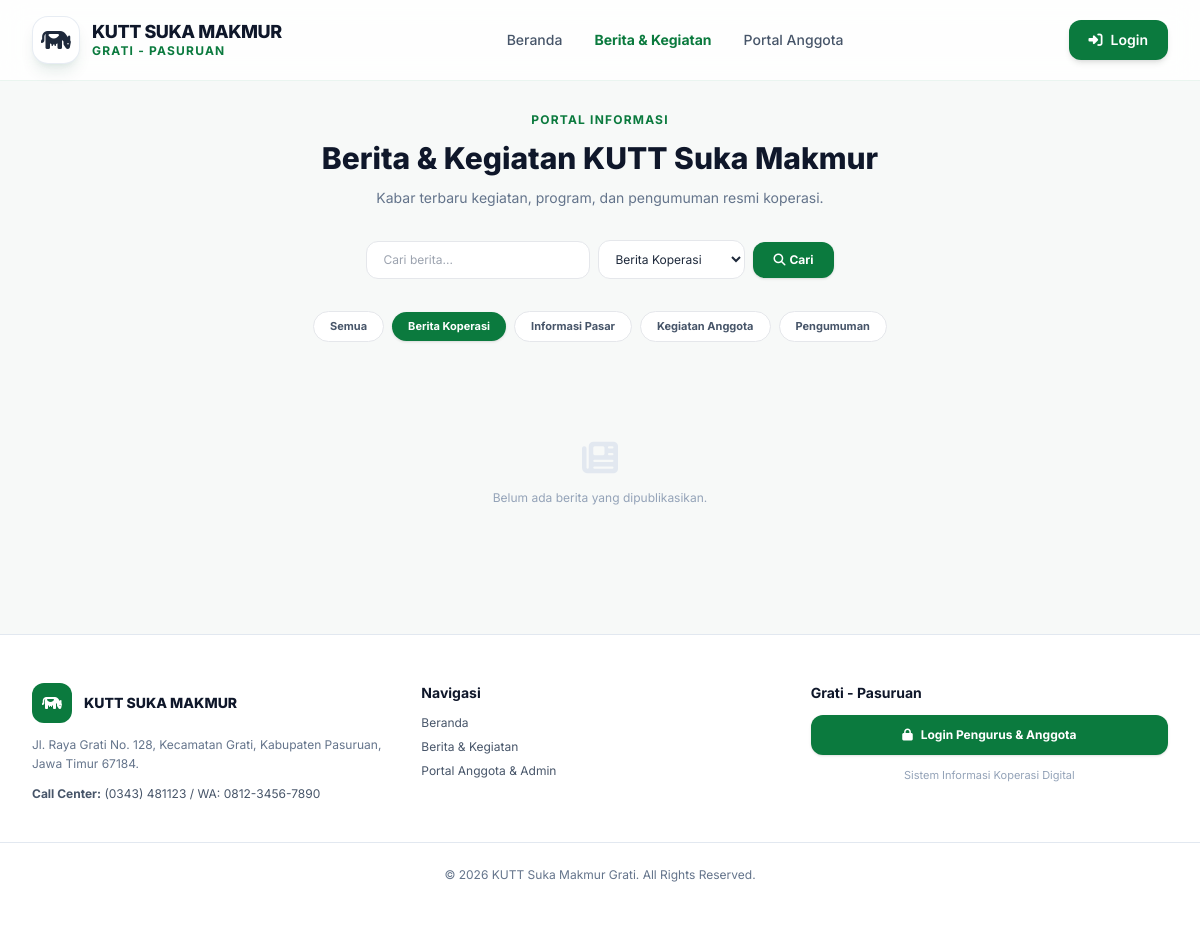
/berita?kategori=1, run on the app's committed database.
### tables this page shows
CREATE TABLE `settings` (
  `setting_key` varchar(60) NOT NULL,
  `setting_value` text DEFAULT NULL,
  `updated_at` datetime DEFAULT NULL,
  `updated_by` int(10) unsigned DEFAULT NULL,
  PRIMARY KEY (`setting_key`),
  KEY `fk_settings_user` (`updated_by`),
  CONSTRAINT `fk_settings_user` FOREIGN KEY (`updated_by`) REFERENCES `users` (`id`) ON DELETE SET NULL
);

CREATE TABLE `news_categories` (
  `id` int(10) unsigned NOT NULL AUTO_INCREMENT,
  `name` varchar(60) NOT NULL,
  `slug` varchar(80) NOT NULL,
  PRIMARY KEY (`id`),
  UNIQUE KEY `uq_nc_slug` (`slug`)
);

### src/views/public/news.php (the view, shortened to what the rows shown need)
<?php
$categories = $categories ?? [];
$activeCategory = $activeCategory ?? null;
$brand = $brand ?? \App\Models\Setting::all();
$navItems = [
    ['path' => '/', 'label' => 'Beranda'],
    ['path' => '/berita', 'label' => 'Berita & Kegiatan'],
    ['path' => '/login', 'label' => 'Portal Anggota'],
];
    ?>
    <?php
PortalLayout::header($brand, $navItems, '/berita');
?>
<main class="pt-28 pb-16">
  <div class="max-w-7xl mx-auto px-4 sm:px-6 lg:px-8 space-y-8">
    <div class="text-center max-w-2xl mx-auto space-y-3">
      <h2 class="text-xs font-bold text-kutt-primary uppercase tracking-widest section-eyebrow">PORTAL INFORMASI</h2>
      <h1 class="text-2xl sm:text-3xl font-extrabold font-poppins text-slate-900">Berita &amp; Kegiatan KUTT Suka Makmur</h1>
    </div>
    <div class="flex flex-wrap items-center justify-center gap-2">
      <a href="/berita" class="px-4 py-1.5 rounded-full text-[11px] font-bold transition <?= $activeCategory === null ? 'bg-kutt-primary text-white shadow' : 'bg-white text-slate-600 border hover:border-kutt-primary hover:text-kutt-primary' ?>">Semua</a>
      <?php foreach ($categories as $c): ?>
        <a href="/berita?kategori=<?= (int) $c['id'] ?>" class="px-4 py-1.5 rounded-full text-[11px] font-bold transition <?= $activeCategory == $c['id'] ? 'bg-kutt-primary text-white shadow' : 'bg-white text-slate-600 border hover:border-kutt-primary hover:text-kutt-primary' ?>"><?= e((string) $c['name']) ?></a>
      <?php endforeach; ?>
    </div>
  </div>
</main>
<?php PortalLayout::footer($brand); ?>

### src/Support/PortalLayout.php (shortened to what the rows shown need)
<?php
final class PortalLayout
{
    public static function header(array $brand, array $navItems, string $activePath = ''): void
    {
        $brandName    = (string) ($brand['brandName'] ?? 'KUTT SUKA MAKMUR');
        $subBrand     = (string) ($brand['subBrand'] ?? 'Grati - Pasuruan');
        $logoIcon     = (string) ($brand['logoIcon'] ?? 'fa-solid fa-cow');
        $logoImage    = (string) ($brand['logoImage'] ?? '');
        $colorPrimary = (string) ($brand['colorPrimary'] ?? '#0b7a3e');
        $isLoggedIn   = \App\Core\Auth::check();
        $iconTags = is_file(BASE_PATH . '/public/favicon.ico')
            ? '<link rel="icon" href="/favicon.ico" sizes="any">'
            : '<link rel="icon">';
        if (is_file(BASE_PATH . '/public/apple-touch-icon.png')) {
            $iconTags .= '<link rel="apple-touch-icon" href="/apple-touch-icon.png">';
        }
        if (is_file(BASE_PATH . '/public/icon-192.png') && is_file(BASE_PATH . '/public/icon-512.png')) {
            $iconTags .= '<link rel="icon" type="image/png" sizes="192x192" href="/icon-192.png">'
                . '<link rel="icon" type="image/png" sizes="512x512" href="/icon-512.png">'
                . '<link rel="manifest" href="/site.webmanifest">';
        }
        $ogTags = '';
        echo '<!DOCTYPE html>
<html lang="id" class="h-full bg-slate-50 scroll-smooth">
<head>
  <title>' . e($brandName) . '</title>
  <script src="https://cdn.tailwindcss.com"></script>
  ' . $iconTags . $ogTags . '
  <link rel="stylesheet" href="https://cdnjs.cloudflare.com/ajax/libs/font-awesome/6.4.0/css/all.min.css">
    :root { --kutt-primary: ' . e($colorPrimary) . '; --kutt-dark: ' . e((string) ($brand['colorDark'] ?? '#052e1a')) . '; --kutt-gold: ' . e((string) ($brand['colorGold'] ?? '#ffc107')) . '; }
  <meta name="csrf-token" content="' . e(\App\Core\Csrf::token()) . '">
</head>
<body class="h-full font-sans text-slate-800 bg-[#F7F9F8] antialiased">
<header class="fixed top-0 left-0 right-0 z-40 glass-nav transition-all duration-300">
  <div class="max-w-7xl mx-auto px-4 sm:px-6 lg:px-8 h-20 flex items-center justify-between">
    <a href="/" class="flex items-center gap-3 group">
      <div class="w-12 h-12 rounded-2xl bg-white border border-slate-200/80 flex items-center justify-center font-bold text-2xl shadow-lg shadow-emerald-900/10 group-hover:scale-105 transition overflow-hidden">'
            . ($logoImage !== ''
                ? '<img src="' . e($logoImage) . '" alt="Logo" class="w-full h-full object-contain">'
                : '<i class="' . e($logoIcon) . '"></i>') . '
      </div>
      <div>
        <span class="font-poppins font-extrabold text-lg text-slate-900 tracking-tight block leading-tight">' . e($brandName) . '</span>
        <span class="text-xs font-bold text-kutt-primary uppercase tracking-widest block">' . e($subBrand) . '</span>
      </div>
    </a>
    <nav class="hidden md:flex items-center gap-8 text-sm font-medium text-slate-600">';
        echo '</nav>
    <div class="flex items-center gap-3">
      ' . ($isLoggedIn
            ? '<a href="/dashboard" class="px-5 py-2.5 bg-kutt-primary hover:opacity-90 text-white font-semibold rounded-xl text-xs sm:text-sm shadow-md transition flex items-center gap-2"><i class="fa-solid fa-gauge-high"></i><span class="hidden sm:inline">Dashboard</span></a>'
            : '<a href="/login" class="px-5 py-2.5 bg-kutt-primary hover:opacity-90 text-white font-semibold rounded-xl text-xs sm:text-sm shadow-md transition flex items-center gap-2"><i class="fa-solid fa-right-to-bracket"></i><span>Login</span></a>') . '
      <button type="button" onclick="toggleMobileNav()" class="md:hidden p-2.5 rounded-xl bg-slate-100 text-slate-800 text-xl hover:bg-slate-200 transition"><i id="mobileMenuIcon" class="fa-solid fa-bars"></i></button>
    </div>
  </div>
</header>
<div id="mobileNavBackdrop" onclick="toggleMobileNav()" class="md:hidden hidden fixed inset-0 bg-slate-900/60 backdrop-blur-sm z-40 transition-opacity duration-300"></div>
<aside id="mobileNavDrawer" class="md:hidden fixed top-0 right-0 h-full w-72 max-w-[85%] bg-white z-50 shadow-2xl transform translate-x-full transition-transform duration-300 flex-col">
  <div class="flex items-center justify-between p-5 border-b border-slate-100">
    <span class="font-poppins font-extrabold text-sm text-slate-900">Menu Navigasi</span>
    <button type="button" onclick="toggleMobileNav()" class="p-2 rounded-lg bg-slate-100 text-slate-600"><i class="fa-solid fa-xmark"></i></button>
  </div>
  <nav class="flex-1 overflow-y-auto custom-scrollbar p-5 space-y-1 text-sm font-semibold text-slate-700">';
        echo '</nav>
  <div class="p-5 border-t border-slate-100">
    <a href="' . ($isLoggedIn ? '/dashboard' : '/login') . '" onclick="toggleMobileNav()" class="w-full px-5 py-3 bg-kutt-primary hover:opacity-90 text-white font-semibold rounded-xl text-sm shadow-md transition flex items-center justify-center gap-2">
      <i class="fa-solid fa-right-to-bracket"></i> ' . ($isLoggedIn ? 'Buka Dashboard' : 'Login') . '
    </a>
  </div>
</aside>
<script>
function toggleMobileNav() {
  var drawer = document.getElementById("mobileNavDrawer");
  var backdrop = document.getElementById("mobileNavBackdrop");
  var icon = document.getElementById("mobileMenuIcon");
  if (!drawer || !backdrop) return;
  var isOpen = drawer.classList.contains("translate-x-0");
  if (isOpen) {
    drawer.classList.remove("translate-x-0"); drawer.classList.add("translate-x-full");
    backdrop.classList.add("hidden"); document.body.classList.remove("overflow-hidden");
    if (icon) icon.className = "fa-solid fa-bars";
  } else {
    drawer.classList.remove("translate-x-full"); drawer.classList.add("translate-x-0");
    backdrop.classList.remove("hidden"); document.body.classList.add("overflow-hidden");
    if (icon) icon.className = "fa-solid fa-xmark";
  }
}
window.addEventListener("scroll", function () {
  document.querySelectorAll(".glass-nav").forEach(function (h) { h.classList.toggle("nav-scrolled", window.scrollY > 24); });
});
</script>';
    }
    public static function footer(array $brand): void
    {
        $brandName  = (string) ($brand['brandName'] ?? 'KUTT SUKA MAKMUR');
        $subBrand   = (string) ($brand['subBrand'] ?? 'Grati - Pasuruan');
        $logoIcon   = (string) ($brand['logoIcon'] ?? 'fa-solid fa-cow');
        $logoImage  = (string) ($brand['logoImage'] ?? '');
        $address    = (string) ($brand['footerAddress'] ?? '');
        $phone      = (string) ($brand['footerPhone'] ?? '');
        $copyright  = (string) ($brand['footerCopyright'] ?? ('© ' . date('Y') . ' ' . $brandName));
        echo '<footer class="py-12 bg-white border-t border-slate-200 mt-auto">
  <div class="max-w-7xl mx-auto px-4 sm:px-6 lg:px-8 grid grid-cols-1 sm:grid-cols-3 gap-8">
    <div class="space-y-3">
      <div class="flex items-center gap-3">
        <div class="w-10 h-10 rounded-xl bg-kutt-primary text-white flex items-center justify-center font-bold overflow-hidden">'
            . ($logoImage !== '' ? '<img src="' . e($logoImage) . '" alt="Logo" class="w-full h-full object-contain">' : '<i class="' . e($logoIcon) . '"></i>') . '
        </div>
        <h4 class="font-extrabold font-poppins text-slate-900 text-sm">' . e($brandName) . '</h4>
      </div>
      <p class="text-xs text-slate-500 leading-relaxed">' . nl2br(e($address)) . '</p>
      <p class="text-xs text-slate-600"><strong>Call Center:</strong> ' . e($phone) . '</p>
    </div>
    <div class="space-y-2 text-xs text-slate-600">
      <h5 class="font-bold font-poppins text-slate-900 text-sm mb-3">Navigasi</h5>
      <a href="/" class="block hover:text-kutt-primary transition">Beranda</a>
      <a href="/berita" class="block hover:text-kutt-primary transition">Berita &amp; Kegiatan</a>
      <a href="/login" class="block hover:text-kutt-primary transition">Portal Anggota &amp; Admin</a>
    </div>
    <div class="space-y-3">
      <h5 class="font-bold font-poppins text-slate-900 text-sm">' . e($subBrand) . '</h5>
      <a href="/login" class="w-full py-3 bg-kutt-primary hover:opacity-90 text-white text-xs font-bold rounded-xl shadow transition flex items-center justify-center gap-2">
        <i class="fa-solid fa-lock"></i><span>Login Pengurus &amp; Anggota</span>
      </a>
      <p class="text-[11px] text-center text-slate-400">Sistem Informasi Koperasi Digital</p>
    </div>
  </div>
  <div class="mt-10 pt-6 border-t border-slate-200 text-center text-xs text-slate-500">
    <p>' . e($copyright) . '</p>
  </div>
</footer>
</body>
</html>';
    }
}

### data on the page
settings: setting_value "GRATI - PASURUAN"
news_categories: name "Berita Koperasi"
news_categories: name "Informasi Pasar"
news_categories: name "Kegiatan Anggota"
news_categories: name "Pengumuman"

### other printed values
$brandName "KUTT SUKA MAKMUR"
$item['label'] "Beranda"
$item['label'] "Berita & Kegiatan"
$item['label'] "Portal Anggota"
$address "Jl. Raya Grati No. 128, Kecamatan Grati, Kabupaten Pasuruan, Jawa Timur 67184."
$phone "(0343) 481123 / WA: 0812-3456-7890"
$subBrand "Grati - Pasuruan"
$copyright "© 2026 KUTT Suka Makmur Grati. All Rights Reserved."
form field kategori "Berita Koperasi"
